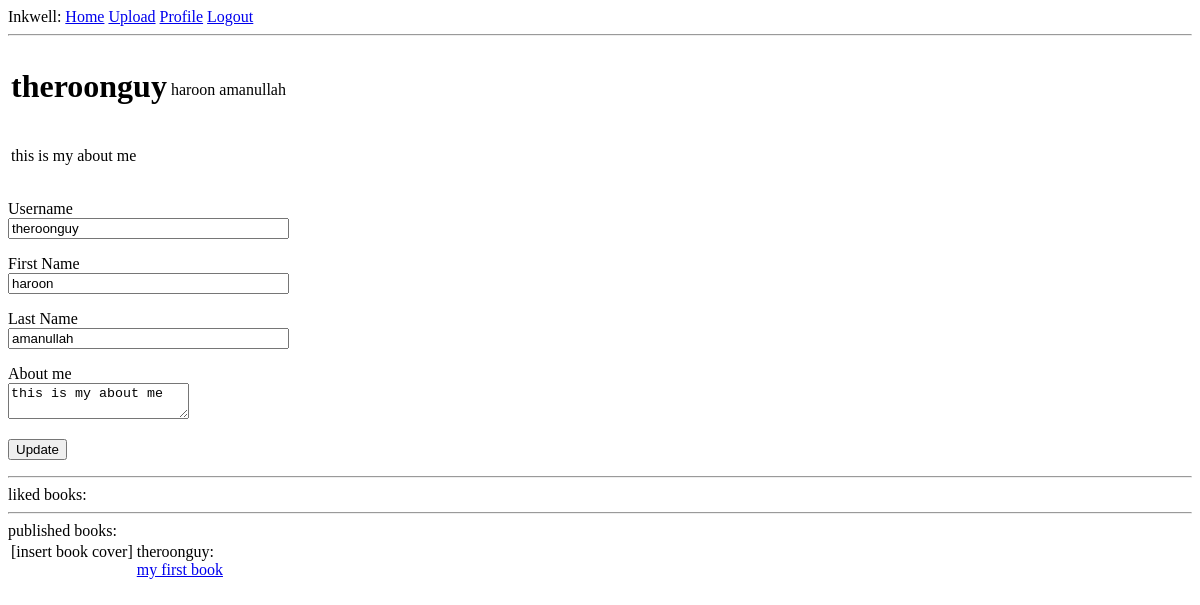
/user/theroonguy (signed in), run on an earlier commit of the app's database.
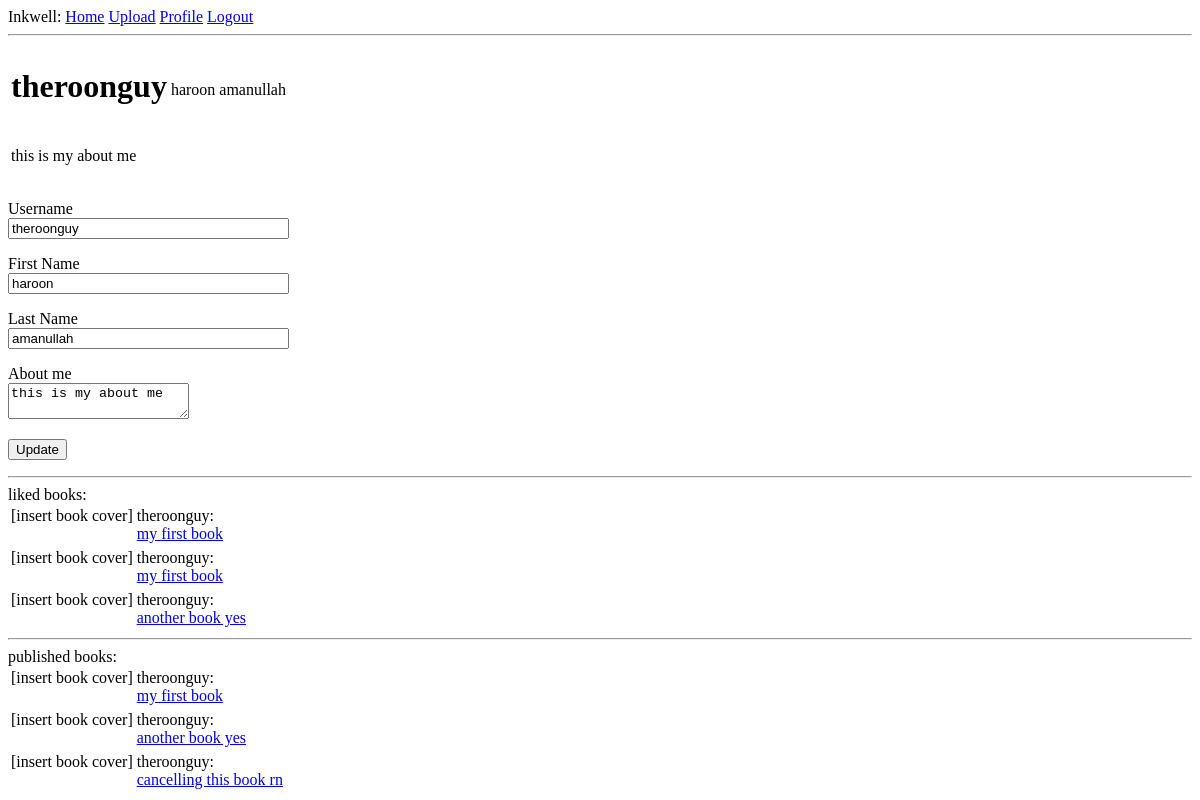
And on a later commit of the database.
### app/models.py (models this page shows, shortened)
class Book(db.Model):
    book_id = db.Column(db.Integer, primary_key=True)
    title = db.Column(db.String(64))
    content = db.Column(db.String(64))
    date_uploaded = db.Column(db.DateTime, index=True, default=datetime.utcnow)
    user_id = db.Column(db.Integer, db.ForeignKey('user.user_id'))
    cover = db.relationship('Image', backref='book', lazy='dynamic')

class User(UserMixin, db.Model):
    user_id = db.Column(db.Integer, primary_key=True)
    username = db.Column(db.String(64), index=True, unique=True)
    firstname = db.Column(db.String(64), nullable=True)
    lastname = db.Column(db.String(64), nullable=True)
    email = db.Column(db.String(120), index=True, unique=True)
    password_hash = db.Column(db.String(128))
    books = db.relationship('Book', backref='author', lazy='dynamic')
    about_me = db.Column(db.String(140))

### app/routes.py (the view)
@app.route('/user/<username>', methods=['GET', 'POST'])
@login_required
def user(username):
    user = User.query.filter_by(username=username).first_or_404()
    books_liked = UserBookAction.query.filter_by(user_id=user.user_id, liked=True)
    liked_books = []
    for book in books_liked:
        liked_books.append(Book.query.filter_by(book_id=book.book_id).first())
    form = UpdateProfileForm()
    if form.validate_on_submit():
        if form.username.data != current_user.username:
            user.username = form.username.data
            username = form.username.data
        if form.firstname.data != current_user.firstname: user.firstname = form.firstname.data
        if form.lastname.data != current_user.lastname: user.lastname = form.lastname.data
        if form.about_me.data != current_user.about_me: user.about_me = form.about_me.data
        db.session.add(user)
        db.session.commit()
        flash('Your profile has been updated')
        if form.username.data != '': return redirect(url_for('user', username=username))
        return redirect(url_for('user', username=current_user.username))
    elif request.method == 'GET':
        form.username.data = current_user.username
        form.firstname.data = current_user.firstname
        form.lastname.data = current_user.lastname
        form.about_me.data = current_user.about_me
    published_books = user.books.all()
    return render_template('user.html', user=user, published_books=published_books, form=form, liked_books=liked_books)

### app/forms.py
class UpdateProfileForm(FlaskForm):
    username = StringField('Username')
    firstname = StringField('First Name')
    lastname = StringField('Last Name')
    about_me = TextAreaField('About me', validators=[Length(min=0, max=140)])
    submit = SubmitField('Update')

### app/models.py (called while the page is built)
@login.user_loader
def load_user(id):
    return User.query.get(int(id))

### app/templates/user.html (shortened to what this page needs)
{% extends "base.html" %}
{% block content %}
    <table>
        <tr valign="top">
            <td><h1>{{ user.username }}</h1></td>
            <td><p><br>{{ user.firstname }} {{ user.lastname }}</p></td>
        </tr>
        <tr>
            <td>{% if user.about_me %}<p>{{ user.about_me }}</p>{% endif %}</td>
        </tr>
    </table>
    {% if current_user.user_id == user.user_id %}
    <form action="" method="post">
        <p>
            {{ form.username.label }}<br>
            {{ form.username(size=32) }}<br>
        </p>
        <p>
            {{ form.firstname.label }}<br>
            {{ form.firstname(size=32) }}<br>
        </p>
        <p>
            {{ form.lastname.label }}<br>
            {{ form.lastname(size=32) }}<br>
        </p>
        <p>
            {{ form.about_me.label }}<br>
            {{ form.about_me(size=32) }}<br>
        </p>
        <p>{{ form.submit() }}</p>
    </form>
    {% endif %}
    <hr>liked books:
    {% for book in liked_books %}
        {% include '_book.html' %}
    {% endfor %}
    <hr>published books:
    {% for book in published_books %}
        {% include '_book.html' %}
    {% endfor %}
{% endblock %}

### app/templates/_book.html
<table>
    <tr valign="top">
        <td>[insert book cover]</td>
        <td>{{ book.author.username }}: <br><a href="{{ url_for('read', author=book.author.username, book=book.title) }}">{{ book.title }}</a></td>
    </tr>
</table>

What changed in the data, as far as the page shows it:
now on one of the page's lists (row unchanged): Book: author.username "theroonguy", title "my first book"
added Book: author.username "theroonguy", title "another book yes"
added Book: author.username "theroonguy", title "cancelling this book rn"
